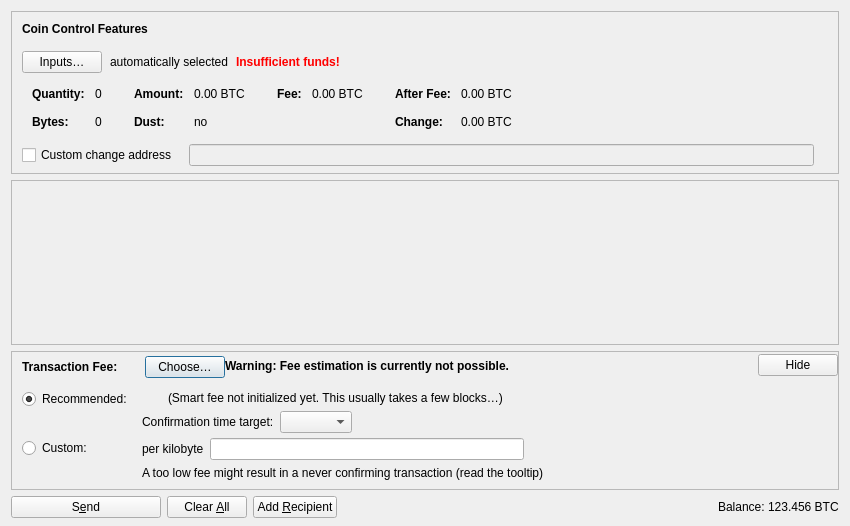
<?xml version="1.0" encoding="UTF-8"?>
<ui version="4.0">
 <class>SendCoinsDialog</class>
 <widget class="QDialog" name="SendCoinsDialog">
  <property name="geometry">
   <rect>
    <x>0</x>
    <y>0</y>
    <width>850</width>
    <height>526</height>
   </rect>
  </property>
  <property name="windowTitle">
   <string>Send Coins</string>
  </property>
  <layout class="QVBoxLayout" name="verticalLayout" stretch="0,1,0,0">
   <property name="bottomMargin">
    <number>8</number>
   </property>
   <item>
    <widget class="QFrame" name="frameCoinControl">
     <property name="sizePolicy">
      <sizepolicy hsizetype="Expanding" vsizetype="Expanding">
       <horstretch>0</horstretch>
       <verstretch>0</verstretch>
      </sizepolicy>
     </property>
     <property name="maximumSize">
      <size>
       <width>16777215</width>
       <height>16777215</height>
      </size>
     </property>
     <property name="frameShape">
      <enum>QFrame::StyledPanel</enum>
     </property>
     <property name="frameShadow">
      <enum>QFrame::Sunken</enum>
     </property>
     <layout class="QVBoxLayout" name="verticalLayoutCoinControl2">
      <property name="spacing">
       <number>0</number>
      </property>
      <property name="leftMargin">
       <number>0</number>
      </property>
      <property name="topMargin">
       <number>0</number>
      </property>
      <property name="rightMargin">
       <number>0</number>
      </property>
      <property name="bottomMargin">
       <number>6</number>
      </property>
      <item>
       <layout class="QVBoxLayout" name="verticalLayoutCoinControl" stretch="0,0,0,0,1">
        <property name="spacing">
         <number>0</number>
        </property>
        <property name="leftMargin">
         <number>10</number>
        </property>
        <property name="topMargin">
         <number>10</number>
        </property>
        <item>
         <layout class="QHBoxLayout" name="horizontalLayoutCoinControl1">
          <property name="bottomMargin">
           <number>15</number>
          </property>
          <item>
           <widget class="QLabel" name="labelCoinControlFeatures">
            <property name="sizePolicy">
             <sizepolicy hsizetype="Preferred" vsizetype="Maximum">
              <horstretch>0</horstretch>
              <verstretch>0</verstretch>
             </sizepolicy>
            </property>
            <property name="font">
             <font>
              <weight>75</weight>
              <bold>true</bold>
             </font>
            </property>
            <property name="styleSheet">
             <string notr="true">font-weight:bold;</string>
            </property>
            <property name="text">
             <string>Coin Control Features</string>
            </property>
           </widget>
          </item>
         </layout>
        </item>
        <item>
         <layout class="QHBoxLayout" name="horizontalLayoutCoinControl2" stretch="0,0,0,0">
          <property name="spacing">
           <number>8</number>
          </property>
          <property name="bottomMargin">
           <number>10</number>
          </property>
          <item>
           <widget class="QPushButton" name="pushButtonCoinControl">
            <property name="styleSheet">
             <string notr="true"/>
            </property>
            <property name="text">
             <string>Inputs…</string>
            </property>
            <property name="autoDefault">
             <bool>false</bool>
            </property>
           </widget>
          </item>
          <item>
           <widget class="QLabel" name="labelCoinControlAutomaticallySelected">
            <property name="text">
             <string>automatically selected</string>
            </property>
            <property name="margin">
             <number>5</number>
            </property>
           </widget>
          </item>
          <item>
           <widget class="QLabel" name="labelCoinControlInsuffFunds">
            <property name="font">
             <font>
              <weight>75</weight>
              <bold>true</bold>
             </font>
            </property>
            <property name="styleSheet">
             <string notr="true">color:red;font-weight:bold;</string>
            </property>
            <property name="text">
             <string>Insufficient funds!</string>
            </property>
            <property name="margin">
             <number>5</number>
            </property>
           </widget>
          </item>
          <item>
           <spacer name="horizontalSpacerCoinControl">
            <property name="orientation">
             <enum>Qt::Horizontal</enum>
            </property>
            <property name="sizeHint" stdset="0">
             <size>
              <width>40</width>
              <height>1</height>
             </size>
            </property>
           </spacer>
          </item>
         </layout>
        </item>
        <item>
         <widget class="QWidget" name="widgetCoinControl" native="true">
          <property name="sizePolicy">
           <sizepolicy hsizetype="Preferred" vsizetype="Preferred">
            <horstretch>0</horstretch>
            <verstretch>0</verstretch>
           </sizepolicy>
          </property>
          <property name="minimumSize">
           <size>
            <width>0</width>
            <height>0</height>
           </size>
          </property>
          <property name="styleSheet">
           <string notr="true"/>
          </property>
          <layout class="QHBoxLayout" name="horizontalLayoutCoinControl5">
           <property name="leftMargin">
            <number>0</number>
           </property>
           <property name="topMargin">
            <number>0</number>
           </property>
           <property name="rightMargin">
            <number>0</number>
           </property>
           <property name="bottomMargin">
            <number>0</number>
           </property>
           <item>
            <layout class="QHBoxLayout" name="horizontalLayoutCoinControl3" stretch="0,0,0,1">
             <property name="spacing">
              <number>20</number>
             </property>
             <property name="topMargin">
              <number>0</number>
             </property>
             <property name="bottomMargin">
              <number>10</number>
             </property>
             <item>
              <layout class="QFormLayout" name="formLayoutCoinControl1">
               <property name="horizontalSpacing">
                <number>10</number>
               </property>
               <property name="verticalSpacing">
                <number>14</number>
               </property>
               <property name="leftMargin">
                <number>10</number>
               </property>
               <property name="topMargin">
                <number>4</number>
               </property>
               <property name="rightMargin">
                <number>6</number>
               </property>
               <item row="0" column="0">
                <widget class="QLabel" name="labelCoinControlQuantityText">
                 <property name="font">
                  <font>
                   <weight>75</weight>
                   <bold>true</bold>
                  </font>
                 </property>
                 <property name="text">
                  <string>Quantity:</string>
                 </property>
                 <property name="margin">
                  <number>0</number>
                 </property>
                </widget>
               </item>
               <item row="0" column="1">
                <widget class="QLabel" name="labelCoinControlQuantity">
                 <property name="cursor">
                  <cursorShape>IBeamCursor</cursorShape>
                 </property>
                 <property name="contextMenuPolicy">
                  <enum>Qt::ActionsContextMenu</enum>
                 </property>
                 <property name="text">
                  <string notr="true">0</string>
                 </property>
                 <property name="margin">
                  <number>0</number>
                 </property>
                 <property name="textInteractionFlags">
                  <set>Qt::LinksAccessibleByMouse|Qt::TextSelectableByKeyboard|Qt::TextSelectableByMouse</set>
                 </property>
                </widget>
               </item>
               <item row="1" column="0">
                <widget class="QLabel" name="labelCoinControlBytesText">
                 <property name="font">
                  <font>
                   <weight>75</weight>
                   <bold>true</bold>
                  </font>
                 </property>
                 <property name="text">
                  <string>Bytes:</string>
                 </property>
                </widget>
               </item>
               <item row="1" column="1">
                <widget class="QLabel" name="labelCoinControlBytes">
                 <property name="cursor">
                  <cursorShape>IBeamCursor</cursorShape>
                 </property>
                 <property name="contextMenuPolicy">
                  <enum>Qt::ActionsContextMenu</enum>
                 </property>
                 <property name="text">
                  <string notr="true">0</string>
                 </property>
                 <property name="textInteractionFlags">
                  <set>Qt::LinksAccessibleByMouse|Qt::TextSelectableByKeyboard|Qt::TextSelectableByMouse</set>
                 </property>
                </widget>
               </item>
              </layout>
             </item>
             <item>
              <layout class="QFormLayout" name="formLayoutCoinControl2">
               <property name="horizontalSpacing">
                <number>10</number>
               </property>
               <property name="verticalSpacing">
                <number>14</number>
               </property>
               <property name="leftMargin">
                <number>6</number>
               </property>
               <property name="topMargin">
                <number>4</number>
               </property>
               <property name="rightMargin">
                <number>6</number>
               </property>
               <item row="0" column="0">
                <widget class="QLabel" name="labelCoinControlAmountText">
                 <property name="font">
                  <font>
                   <weight>75</weight>
                   <bold>true</bold>
                  </font>
                 </property>
                 <property name="text">
                  <string>Amount:</string>
                 </property>
                 <property name="margin">
                  <number>0</number>
                 </property>
                </widget>
               </item>
               <item row="0" column="1">
                <widget class="QLabel" name="labelCoinControlAmount">
                 <property name="cursor">
                  <cursorShape>IBeamCursor</cursorShape>
                 </property>
                 <property name="contextMenuPolicy">
                  <enum>Qt::ActionsContextMenu</enum>
                 </property>
                 <property name="text">
                  <string notr="true">0.00 BTC</string>
                 </property>
                 <property name="textInteractionFlags">
                  <set>Qt::LinksAccessibleByMouse|Qt::TextSelectableByKeyboard|Qt::TextSelectableByMouse</set>
                 </property>
                </widget>
               </item>
               <item row="1" column="0">
                <widget class="QLabel" name="labelCoinControlLowOutputText">
                 <property name="font">
                  <font>
                   <weight>75</weight>
                   <bold>true</bold>
                  </font>
                 </property>
                 <property name="text">
                  <string>Dust:</string>
                 </property>
                </widget>
               </item>
               <item row="1" column="1">
                <widget class="QLabel" name="labelCoinControlLowOutput">
                 <property name="cursor">
                  <cursorShape>IBeamCursor</cursorShape>
                 </property>
                 <property name="contextMenuPolicy">
                  <enum>Qt::ActionsContextMenu</enum>
                 </property>
                 <property name="text">
                  <string notr="true">no</string>
                 </property>
                 <property name="textInteractionFlags">
                  <set>Qt::LinksAccessibleByMouse|Qt::TextSelectableByKeyboard|Qt::TextSelectableByMouse</set>
                 </property>
                </widget>
               </item>
              </layout>
             </item>
             <item>
              <layout class="QFormLayout" name="formLayoutCoinControl3">
               <property name="horizontalSpacing">
                <number>10</number>
               </property>
               <property name="verticalSpacing">
                <number>14</number>
               </property>
               <property name="leftMargin">
                <number>6</number>
               </property>
               <property name="topMargin">
                <number>4</number>
               </property>
               <property name="rightMargin">
                <number>6</number>
               </property>
               <item row="0" column="0">
                <widget class="QLabel" name="labelCoinControlFeeText">
                 <property name="font">
                  <font>
                   <weight>75</weight>
                   <bold>true</bold>
                  </font>
                 </property>
                 <property name="text">
                  <string>Fee:</string>
                 </property>
                 <property name="margin">
                  <number>0</number>
                 </property>
                </widget>
               </item>
               <item row="0" column="1">
                <widget class="QLabel" name="labelCoinControlFee">
                 <property name="cursor">
                  <cursorShape>IBeamCursor</cursorShape>
                 </property>
                 <property name="contextMenuPolicy">
                  <enum>Qt::ActionsContextMenu</enum>
                 </property>
                 <property name="text">
                  <string notr="true">0.00 BTC</string>
                 </property>
                 <property name="textInteractionFlags">
                  <set>Qt::LinksAccessibleByMouse|Qt::TextSelectableByKeyboard|Qt::TextSelectableByMouse</set>
                 </property>
                </widget>
               </item>
              </layout>
             </item>
             <item>
              <layout class="QFormLayout" name="formLayoutCoinControl4">
               <property name="horizontalSpacing">
                <number>10</number>
               </property>
               <property name="verticalSpacing">
                <number>14</number>
               </property>
               <property name="leftMargin">
                <number>6</number>
               </property>
               <property name="topMargin">
                <number>4</number>
               </property>
               <property name="rightMargin">
                <number>6</number>
               </property>
               <item row="0" column="0">
                <widget class="QLabel" name="labelCoinControlAfterFeeText">
                 <property name="font">
                  <font>
                   <weight>75</weight>
                   <bold>true</bold>
                  </font>
                 </property>
                 <property name="text">
                  <string>After Fee:</string>
                 </property>
                 <property name="margin">
                  <number>0</number>
                 </property>
                </widget>
               </item>
               <item row="0" column="1">
                <widget class="QLabel" name="labelCoinControlAfterFee">
                 <property name="cursor">
                  <cursorShape>IBeamCursor</cursorShape>
                 </property>
                 <property name="contextMenuPolicy">
                  <enum>Qt::ActionsContextMenu</enum>
                 </property>
                 <property name="text">
                  <string notr="true">0.00 BTC</string>
                 </property>
                 <property name="textInteractionFlags">
                  <set>Qt::LinksAccessibleByMouse|Qt::TextSelectableByKeyboard|Qt::TextSelectableByMouse</set>
                 </property>
                </widget>
               </item>
               <item row="1" column="0">
                <widget class="QLabel" name="labelCoinControlChangeText">
                 <property name="font">
                  <font>
                   <weight>75</weight>
                   <bold>true</bold>
                  </font>
                 </property>
                 <property name="text">
                  <string>Change:</string>
                 </property>
                </widget>
               </item>
               <item row="1" column="1">
                <widget class="QLabel" name="labelCoinControlChange">
                 <property name="cursor">
                  <cursorShape>IBeamCursor</cursorShape>
                 </property>
                 <property name="contextMenuPolicy">
                  <enum>Qt::ActionsContextMenu</enum>
                 </property>
                 <property name="text">
                  <string notr="true">0.00 BTC</string>
                 </property>
                 <property name="textInteractionFlags">
                  <set>Qt::LinksAccessibleByMouse|Qt::TextSelectableByKeyboard|Qt::TextSelectableByMouse</set>
                 </property>
                </widget>
               </item>
              </layout>
             </item>
            </layout>
           </item>
          </layout>
         </widget>
        </item>
        <item>
         <layout class="QHBoxLayout" name="horizontalLayoutCoinControl4" stretch="0,0,0">
          <property name="spacing">
           <number>12</number>
          </property>
          <property name="sizeConstraint">
           <enum>QLayout::SetDefaultConstraint</enum>
          </property>
          <property name="topMargin">
           <number>5</number>
          </property>
          <property name="rightMargin">
           <number>5</number>
          </property>
          <item>
           <widget class="QCheckBox" name="checkBoxCoinControlChange">
            <property name="toolTip">
             <string>If this is activated, but the change address is empty or invalid, change will be sent to a newly generated address.</string>
            </property>
            <property name="text">
             <string>Custom change address</string>
            </property>
           </widget>
          </item>
          <item>
           <widget class="QValidatedLineEdit" name="lineEditCoinControlChange">
            <property name="enabled">
             <bool>false</bool>
            </property>
            <property name="sizePolicy">
             <sizepolicy hsizetype="Expanding" vsizetype="Fixed">
              <horstretch>0</horstretch>
              <verstretch>0</verstretch>
             </sizepolicy>
            </property>
           </widget>
          </item>
          <item>
           <widget class="QLabel" name="labelCoinControlChangeLabel">
            <property name="sizePolicy">
             <sizepolicy hsizetype="Preferred" vsizetype="Expanding">
              <horstretch>0</horstretch>
              <verstretch>0</verstretch>
             </sizepolicy>
            </property>
            <property name="minimumSize">
             <size>
              <width>0</width>
              <height>0</height>
             </size>
            </property>
            <property name="text">
             <string/>
            </property>
            <property name="margin">
             <number>3</number>
            </property>
           </widget>
          </item>
         </layout>
        </item>
        <item>
         <spacer name="verticalSpacerCoinControl">
          <property name="orientation">
           <enum>Qt::Vertical</enum>
          </property>
          <property name="sizeHint" stdset="0">
           <size>
            <width>800</width>
            <height>1</height>
           </size>
          </property>
         </spacer>
        </item>
       </layout>
      </item>
     </layout>
    </widget>
   </item>
   <item>
    <widget class="QScrollArea" name="scrollArea">
     <property name="widgetResizable">
      <bool>true</bool>
     </property>
     <widget class="QWidget" name="scrollAreaWidgetContents">
      <property name="geometry">
       <rect>
        <x>0</x>
        <y>0</y>
        <width>830</width>
        <height>104</height>
       </rect>
      </property>
      <layout class="QVBoxLayout" name="verticalLayout_2" stretch="0,1">
       <property name="leftMargin">
        <number>0</number>
       </property>
       <property name="topMargin">
        <number>0</number>
       </property>
       <property name="rightMargin">
        <number>0</number>
       </property>
       <property name="bottomMargin">
        <number>0</number>
       </property>
       <item>
        <layout class="QVBoxLayout" name="entries">
         <property name="spacing">
          <number>6</number>
         </property>
        </layout>
       </item>
       <item>
        <spacer name="verticalSpacer">
         <property name="orientation">
          <enum>Qt::Vertical</enum>
         </property>
         <property name="sizeHint" stdset="0">
          <size>
           <width>20</width>
           <height>40</height>
          </size>
         </property>
        </spacer>
       </item>
      </layout>
     </widget>
    </widget>
   </item>
   <item>
    <widget class="QFrame" name="frameFee">
     <property name="sizePolicy">
      <sizepolicy hsizetype="Expanding" vsizetype="Expanding">
       <horstretch>0</horstretch>
       <verstretch>0</verstretch>
      </sizepolicy>
     </property>
     <property name="maximumSize">
      <size>
       <width>16777215</width>
       <height>16777215</height>
      </size>
     </property>
     <property name="frameShape">
      <enum>QFrame::StyledPanel</enum>
     </property>
     <property name="frameShadow">
      <enum>QFrame::Sunken</enum>
     </property>
     <layout class="QVBoxLayout" name="verticalLayoutFee1">
      <property name="spacing">
       <number>0</number>
      </property>
      <property name="leftMargin">
       <number>0</number>
      </property>
      <property name="topMargin">
       <number>0</number>
      </property>
      <property name="rightMargin">
       <number>0</number>
      </property>
      <property name="bottomMargin">
       <number>0</number>
      </property>
      <item>
       <layout class="QVBoxLayout" name="verticalLayoutFee2" stretch="0,0,0">
        <property name="spacing">
         <number>0</number>
        </property>
        <property name="leftMargin">
         <number>10</number>
        </property>
        <property name="topMargin">
         <number>0</number>
        </property>
        <item>
         <layout class="QHBoxLayout" name="horizontalLayoutFee1">
          <property name="bottomMargin">
           <number>0</number>
          </property>
          <item>
           <layout class="QVBoxLayout" name="verticalLayoutFee7">
            <property name="spacing">
             <number>0</number>
            </property>
            <item>
             <spacer name="verticalSpacerSmartFee">
              <property name="orientation">
               <enum>Qt::Vertical</enum>
              </property>
              <property name="sizeType">
               <enum>QSizePolicy::Fixed</enum>
              </property>
              <property name="sizeHint" stdset="0">
               <size>
                <width>1</width>
                <height>4</height>
               </size>
              </property>
             </spacer>
            </item>
            <item>
             <layout class="QHBoxLayout" name="horizontalLayoutSmartFee">
              <property name="spacing">
               <number>10</number>
              </property>
              <item>
               <widget class="QLabel" name="labelFeeHeadline">
                <property name="sizePolicy">
                 <sizepolicy hsizetype="Preferred" vsizetype="Maximum">
                  <horstretch>0</horstretch>
                  <verstretch>0</verstretch>
                 </sizepolicy>
                </property>
                <property name="font">
                 <font>
                  <weight>75</weight>
                  <bold>true</bold>
                 </font>
                </property>
                <property name="styleSheet">
                 <string notr="true">font-weight:bold;</string>
                </property>
                <property name="text">
                 <string>Transaction Fee:</string>
                </property>
               </widget>
              </item>
              <item>
               <widget class="QLabel" name="labelFeeMinimized">
                <property name="text">
                 <string/>
                </property>
               </widget>
              </item>
              <item>
               <widget class="QPushButton" name="buttonChooseFee">
                <property name="text">
                 <string>Choose…</string>
                </property>
               </widget>
              </item>
             </layout>
            </item>
            <item>
             <spacer name="verticalSpacer_5">
              <property name="orientation">
               <enum>Qt::Vertical</enum>
              </property>
              <property name="sizeHint" stdset="0">
               <size>
                <width>1</width>
                <height>1</height>
               </size>
              </property>
             </spacer>
            </item>
           </layout>
          </item>
          <item>
           <widget class="QLabel" name="fallbackFeeWarningLabel">
            <property name="toolTip">
             <string>Using the fallbackfee can result in sending a transaction that will take several hours or days (or never) to confirm. Consider choosing your fee manually or wait until you have validated the complete chain.</string>
            </property>
            <property name="font">
            <font>
                <weight>75</weight>
                <bold>true</bold>
            </font>
            </property>
            <property name="text">
             <string>Warning: Fee estimation is currently not possible.</string>
            </property>
            <property name="wordWrap">
             <bool>false</bool>
            </property>
           </widget>
          </item>
          <item>
           <spacer name="horizontalSpacer_4">
            <property name="orientation">
             <enum>Qt::Horizontal</enum>
            </property>
            <property name="sizeType">
             <enum>QSizePolicy::MinimumExpanding</enum>
            </property>
            <property name="sizeHint" stdset="0">
             <size>
              <width>40</width>
              <height>20</height>
             </size>
            </property>
           </spacer>
          </item>
          <item>
           <widget class="QPushButton" name="buttonMinimizeFee">
            <property name="toolTip">
             <string>Hide transaction fee settings</string>
            </property>
            <property name="text">
             <string>Hide</string>
            </property>
           </widget>
          </item>
         </layout>
        </item>
        <item>
         <widget class="QFrame" name="frameFeeSelection">
          <layout class="QVBoxLayout" name="verticalLayoutFee12">
           <property name="spacing">
            <number>0</number>
           </property>
           <property name="leftMargin">
            <number>0</number>
           </property>
           <property name="topMargin">
            <number>0</number>
           </property>
           <property name="rightMargin">
            <number>0</number>
           </property>
           <property name="bottomMargin">
            <number>0</number>
           </property>
           <item>
            <layout class="QGridLayout" name="gridLayoutFee">
             <property name="topMargin">
              <number>10</number>
             </property>
             <property name="bottomMargin">
              <number>4</number>
             </property>
             <property name="horizontalSpacing">
              <number>10</number>
             </property>
             <property name="verticalSpacing">
              <number>4</number>
             </property>
             <item row="1" column="1">
              <layout class="QVBoxLayout" name="verticalLayoutFee8">
               <property name="spacing">
                <number>6</number>
               </property>
               <item>
                <layout class="QHBoxLayout" name="horizontalLayoutFee13">
                 <item>
                  <widget class="QLabel" name="labelCustomPerKilobyte">
                   <property name="toolTip">
                    <string>Specify a custom fee per kB (1,000 bytes) of the transaction's virtual size.

Note:  Since the fee is calculated on a per-byte basis, a fee rate of "100 satoshis per kvB" for a transaction size of 500 virtual bytes (half of 1 kvB) would ultimately yield a fee of only 50 satoshis.</string>
                   </property>
                   <property name="text">
                    <string>per kilobyte</string>
                   </property>
                  </widget>
                 </item>
                 <item>
                  <widget class="BitcoinAmountField" name="customFee"/>
                 </item>
                 <item>
                  <spacer name="horizontalSpacer_6">
                   <property name="orientation">
                    <enum>Qt::Horizontal</enum>
                   </property>
                   <property name="sizeHint" stdset="0">
                    <size>
                     <width>1</width>
                     <height>1</height>
                    </size>
                   </property>
                  </spacer>
                 </item>
                </layout>
               </item>
               <item>
                <layout class="QHBoxLayout" name="horizontalLayoutFee8">
                 <item>
                  <widget class="QLabel" name="labelCustomFeeWarning">
                   <property name="enabled">
                    <bool>true</bool>
                   </property>
                   <property name="toolTip">
                    <string>When there is less transaction volume than space in the blocks, miners as well as relaying nodes may enforce a minimum fee. Paying only this minimum fee is just fine, but be aware that this can result in a never confirming transaction once there is more demand for lynx transactions than the network can process.</string>
                   </property>
                   <property name="text">
                    <string>A too low fee might result in a never confirming transaction (read the tooltip)</string>
                   </property>
                  </widget>
                 </item>
                 <item>
                  <spacer name="horizontalSpacer_2">
                   <property name="orientation">
                    <enum>Qt::Horizontal</enum>
                   </property>
                   <property name="sizeHint" stdset="0">
                    <size>
                     <width>1</width>
                     <height>1</height>
                    </size>
                   </property>
                  </spacer>
                 </item>
                </layout>
               </item>
              </layout>
             </item>
             <item row="0" column="0">
              <layout class="QVBoxLayout" name="verticalLayoutFee4" stretch="0,1">
               <item>
                <widget class="QRadioButton" name="radioSmartFee">
                 <property name="text">
                  <string>Recommended:</string>
                 </property>
                 <property name="checked">
                  <bool>true</bool>
                 </property>
                 <attribute name="buttonGroup">
                  <string notr="true">groupFee</string>
                 </attribute>
                </widget>
               </item>
               <item>
                <spacer name="verticalSpacer_2">
                 <property name="orientation">
                  <enum>Qt::Vertical</enum>
                 </property>
                 <property name="sizeHint" stdset="0">
                  <size>
                   <width>1</width>
                   <height>1</height>
                  </size>
                 </property>
                </spacer>
               </item>
              </layout>
             </item>
             <item row="1" column="0">
              <layout class="QVBoxLayout" name="verticalLayoutFee9" stretch="0,1">
               <item>
                <widget class="QRadioButton" name="radioCustomFee">
                 <property name="text">
                  <string>Custom:</string>
                 </property>
                 <attribute name="buttonGroup">
                  <string notr="true">groupFee</string>
                 </attribute>
                </widget>
               </item>
               <item>
                <spacer name="verticalSpacer_6">
                 <property name="orientation">
                  <enum>Qt::Vertical</enum>
                 </property>
                 <property name="sizeHint" stdset="0">
                  <size>
                   <width>1</width>
                   <height>1</height>
                  </size>
                 </property>
                </spacer>
               </item>
              </layout>
             </item>
             <item row="0" column="1">
              <layout class="QVBoxLayout" name="verticalLayoutFee3" stretch="0,0,1">
               <property name="spacing">
                <number>6</number>
               </property>
               <property name="topMargin">
                <number>2</number>
               </property>
               <item>
                <layout class="QHBoxLayout" name="horizontalLayoutFee12">
                 <item>
                  <widget class="QLabel" name="labelSmartFee">
                   <property name="text">
                    <string/>
                   </property>
                  </widget>
                 </item>
                 <item>
                  <widget class="QLabel" name="labelFeeEstimation">
                   <property name="text">
                    <string/>
                   </property>
                  </widget>
                 </item>
                 <item>
                  <widget class="QLabel" name="labelSmartFee2">
                   <property name="text">
                    <string>(Smart fee not initialized yet. This usually takes a few blocks…)</string>
                   </property>
                  </widget>
                 </item>
                 <item>
                  <spacer name="horizontalSpacer_5">
                   <property name="orientation">
                    <enum>Qt::Horizontal</enum>
                   </property>
                   <property name="sizeHint" stdset="0">
                    <size>
                     <width>1</width>
                     <height>1</height>
                    </size>
                   </property>
                  </spacer>
                 </item>
                </layout>
               </item>
               <item>
                <layout class="QHBoxLayout" name="horizontalLayoutFee9">
                 <item>
                  <layout class="QVBoxLayout" name="verticalLayoutFee6">
                   <item>
                    <widget class="QLabel" name="labelSmartFee3">
                     <property name="text">
                      <string>Confirmation time target:</string>
                     </property>
                    </widget>
                   </item>
                  </layout>
                 </item>
                 <item>
                  <layout class="QVBoxLayout" name="verticalLayoutFee5">
                   <property name="rightMargin">
                    <number>30</number>
                   </property>
                   <item>
                    <layout class="QHBoxLayout" name="horizontalLayoutConfTarget">
                     <property name="bottomMargin">
                      <number>0</number>
                     </property>
                     <item>
                      <widget class="QComboBox" name="confTargetSelector"/>
                     </item>
                     <item>
                      <spacer name="horizontalSpacerConfTarget">
                       <property name="orientation">
                        <enum>Qt::Horizontal</enum>
                       </property>
                       <property name="sizeHint" stdset="0">
                        <size>
                         <width>40</width>
                         <height>20</height>
                        </size>
                       </property>
                      </spacer>
                     </item>
                    </layout>
                   </item>
                  </layout>
                 </item>
                </layout>
               </item>
               <item>
                <spacer name="verticalSpacer_4">
                 <property name="orientation">
                  <enum>Qt::Vertical</enum>
                 </property>
                 <property name="sizeHint" stdset="0">
                  <size>
                   <width>1</width>
                   <height>1</height>
                  </size>
                 </property>
                </spacer>
               </item>
              </layout>
             </item>
            </layout>
           </item>
          </layout>
         </widget>
        </item>
        <item>
         <spacer name="verticalSpacerFee">
          <property name="orientation">
           <enum>Qt::Vertical</enum>
          </property>
          <property name="sizeHint" stdset="0">
           <size>
            <width>40</width>
            <height>5</height>
           </size>
          </property>
         </spacer>
        </item>
       </layout>
      </item>
     </layout>
    </widget>
   </item>
   <item>
    <layout class="QHBoxLayout" name="horizontalLayout">
     <item>
      <widget class="QPushButton" name="sendButton">
       <property name="minimumSize">
        <size>
         <width>150</width>
         <height>0</height>
        </size>
       </property>
       <property name="toolTip">
        <string>Confirm the send action</string>
       </property>
       <property name="text">
        <string>S&amp;end</string>
       </property>
       <property name="icon">
        <iconset resource="../bitcoin.qrc">
         <normaloff>:/icons/send</normaloff>:/icons/send</iconset>
       </property>
       <property name="autoDefault">
        <bool>false</bool>
       </property>
       <property name="default">
        <bool>false</bool>
       </property>
      </widget>
     </item>
     <item>
      <widget class="QPushButton" name="clearButton">
       <property name="sizePolicy">
        <sizepolicy hsizetype="Minimum" vsizetype="Fixed">
         <horstretch>0</horstretch>
         <verstretch>0</verstretch>
        </sizepolicy>
       </property>
       <property name="toolTip">
        <string>Clear all fields of the form.</string>
       </property>
       <property name="text">
        <string>Clear &amp;All</string>
       </property>
       <property name="icon">
        <iconset resource="../bitcoin.qrc">
         <normaloff>:/icons/remove</normaloff>:/icons/remove</iconset>
       </property>
       <property name="autoDefault">
        <bool>false</bool>
       </property>
      </widget>
     </item>
     <item>
      <widget class="QPushButton" name="addButton">
       <property name="toolTip">
        <string>Send to multiple recipients at once</string>
       </property>
       <property name="text">
        <string>Add &amp;Recipient</string>
       </property>
       <property name="icon">
        <iconset resource="../bitcoin.qrc">
         <normaloff>:/icons/add</normaloff>:/icons/add</iconset>
       </property>
       <property name="autoDefault">
        <bool>false</bool>
       </property>
      </widget>
     </item>
     <item>
      <spacer name="horizontalSpacer">
       <property name="orientation">
        <enum>Qt::Horizontal</enum>
       </property>
       <property name="sizeHint" stdset="0">
        <size>
         <width>40</width>
         <height>20</height>
        </size>
       </property>
      </spacer>
     </item>
     <item>
      <layout class="QHBoxLayout" name="horizontalLayout_2">
       <property name="spacing">
        <number>3</number>
       </property>
       <item>
        <widget class="QLabel" name="labelBalanceName">
         <property name="sizePolicy">
          <sizepolicy hsizetype="Preferred" vsizetype="Fixed">
           <horstretch>0</horstretch>
           <verstretch>0</verstretch>
          </sizepolicy>
         </property>
         <property name="text">
          <string>Balance:</string>
         </property>
        </widget>
       </item>
       <item>
        <widget class="QLabel" name="labelBalance">
         <property name="sizePolicy">
          <sizepolicy hsizetype="Preferred" vsizetype="Fixed">
           <horstretch>0</horstretch>
           <verstretch>0</verstretch>
          </sizepolicy>
         </property>
         <property name="cursor">
          <cursorShape>IBeamCursor</cursorShape>
         </property>
         <property name="text">
          <string notr="true">123.456 BTC</string>
         </property>
         <property name="textInteractionFlags">
          <set>Qt::LinksAccessibleByMouse|Qt::TextSelectableByKeyboard|Qt::TextSelectableByMouse</set>
         </property>
        </widget>
       </item>
      </layout>
     </item>
    </layout>
   </item>
  </layout>
 </widget>
 <customwidgets>
  <customwidget>
   <class>QValidatedLineEdit</class>
   <extends>QLineEdit</extends>
   <header>qt/qvalidatedlineedit.h</header>
  </customwidget>
  <customwidget>
   <class>BitcoinAmountField</class>
   <extends>QLineEdit</extends>
   <header>qt/bitcoinamountfield.h</header>
   <container>1</container>
  </customwidget>
 </customwidgets>
 <resources>
  <include location="../bitcoin.qrc"/>
 </resources>
 <connections/>
 <buttongroups>
  <buttongroup name="groupFee"/>
 </buttongroups>
</ui>
